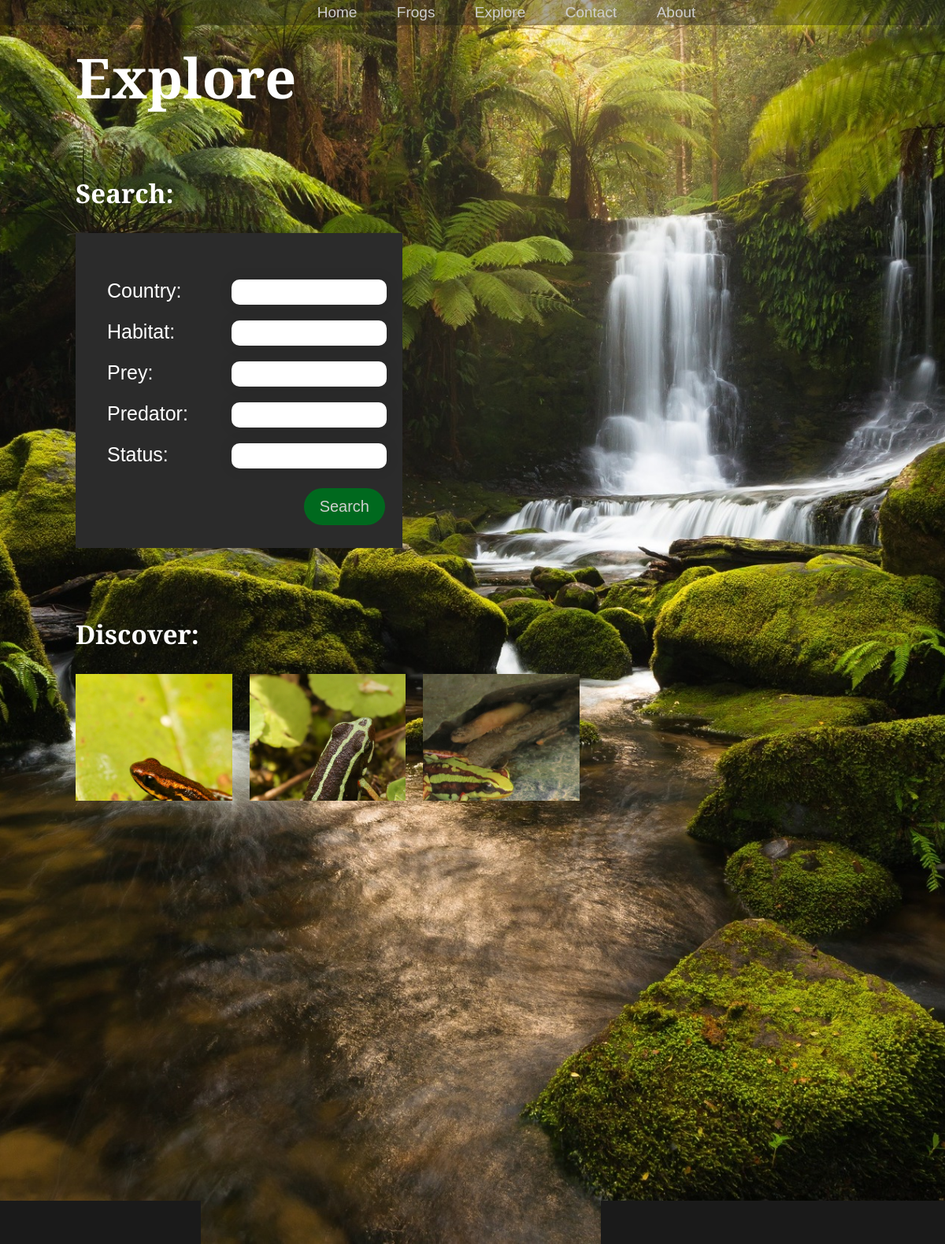
/explore, run on the app's committed database.
### tables this page shows
CREATE TABLE frogs (id INTEGER PRIMARY KEY AUTOINCREMENT, name VARCHAR, image TEXT, description TEXT, scientific_name VARCHAR, min_size NUMERIC, max_size NUMERIC, status INTEGER REFERENCES statuses (id));

### routes.py (the view)
@app.route('/explore', methods=['GET', 'POST'])
def explore():
    if request.method == "POST":
        data = dict(request.form)
        frogs = search_frogs(data['country'], data['habitat'], data['prey'], data['predator'], data['statuses'])
        sort_key = request.form.get('sort_key')
        return render_template("search.html", title="search results",
                               frogs=frogs, sort_key=sort_key, formData=data)
    else:
        frogs = get_random_frog(3)
        sortedResults = []
        queries = [['SELECT * FROM country'],
                   ['SELECT * FROM habitat'],
                   ['SELECT * FROM prey'],
                   ['SELECT * FROM predator'],
                   ['SELECT * FROM statuses']]
        fetchall = [True, True, True, True, True]
        countries, habitats, preys, predators, statuses = fetch_data(queries, fetchall)
        return render_template("explore.html",
                               title="Explore", frogs=frogs,
                               results=sortedResults, countries=countries,
                               habitats=habitats, preys=preys,
                               predators=predators, statuses=statuses)

### routes.py (called while the page is built)
def fetch_data(queries: list, fetchall: list):
    conn = sqlite3.connect('frog.db')
    cur = conn.cursor()
    results = []
    for index, query in enumerate(queries):
        try:
            cur.execute(query[0], query[1])
        except IndexError:
            cur.execute(query[0])
        if fetchall[index] is True:
            result = cur.fetchall()
        else:
            result = cur.fetchone()
        results.append(result)
    conn.close()
    return results

def get_random_frog(number: int):
    conn = sqlite3.connect('frog.db')
    cur = conn.cursor()
    cur.execute('SELECT id FROM frogs')   # gets list of possible ids that can be used
    ids = cur.fetchall()
    random_ids = random.sample(ids, k=number)   # selects random ids, k= number of ids selected
    parameters = ', '.join(['?'] * len(random_ids))
    cur.execute(f'SELECT * FROM frogs WHERE id IN ({parameters})', [id[0] for id in random_ids])
    frogs = cur.fetchall()
    conn.close()
    return frogs

### templates/explore.html (shortened to what this page needs)
{%extends "layout.html"%}
{%block content%}
<h1>Explore</h1>
<div class="explore">
    <div class = "inputs">
        <h2>Search:</h2>
        <div class = "input_container">
            <form method="post" id="explore">
                <h3>Country: <input list = "countries" name = "country" maxlength = "20" autocomplete="off"></h3>
                <h3>Habitat: <input list = "habitats" name = "habitat" maxlength = "20" autocomplete="off"></h3>
                <h3>Prey: <input list = "preys" name = "prey" maxlength = "20" autocomplete="off"></h3>
                <h3>Predator: <input list = "predators" name = "predator" maxlength = "20" autocomplete="off"></h3>
                <h3>Status: <input list = "status" name = "statuses" maxlength = "20" autocomplete="off"></h3>
                <h3><input type = "submit" value = "Search" class="button"></h3>
            </form>
        </div>
    </div>
    <div class = "discover">
        <h2>Discover:</h2>
        <div class = "random_frog_container">
            {%for item in frogs %}
                <div class = "random_frog_item">
                    <a href = "/frog/{{item[0]}}"><img src = "{{item[2]}}" />
                    <h3>{{item[1]}}</h3>
                    <h4>{{item[4]}}</h4>
                    </a>
                </div>
            {%endfor%}
        </div>
    </div>
</div>
{%endblock%}

### static/css/style.css (style rules this page uses)
body { margin: 0; min-height: 100vh; font-family: "Cormorant garamond", sans-serif; font-weight: 300; background: url("background.jpg") center/cover fixed no-repeat; color:#ffffff; display: flex; flex-direction: column; }
h1 { margin: 0; text-align: left; font-size: 70px; padding-left: 8%; padding-top: 50px; }
h2 { font-size: 33px; }
a { text-decoration: none; color: #cfcfcf; }
.button { font-family: "Cormorant garamond", sans-serif; font-size: 20px; color: #cfcfcf; background-color: #00691e; border: none; padding: 12px 20px; border-radius: 100px ; cursor: pointer; margin: 5px 2px; float: left; transition: all ease-in-out 180ms; }
.explore { display: flex; flex-wrap: wrap; column-gap: 60px; row-gap: 200px; margin: 50px 0 200px 8%; }
.explore .button { float:right; }
.inputs { width: 415px; margin: 0; height: 360px; }
.input_container { padding-top: 40px; width: 100%; height: 100%; background-color: #2b2b2b; }
.input_container h3 { margin: 19px 20px 23px 40px; font-size: 25px; font-weight: 5; }
.input_container input[list] { height: 12px; border: none; float: right; border-radius: 10px; padding: 10px; box-shadow:0 0 15px 4px rgba(0,0,0,0.06); }
.discover { width: 60%; margin: 0 ; color: #ffffff; }
.random_frog_item img { object-fit: cover; width: 100%; height: 70%; }
.random_frog_container { display: flex; gap: 22px; height: 400px; }
.random_frog_item { width: 30%; background-color: #2b2b2b; transition: all ease-in-out 250ms; }
.random_frog_container h3 { padding-left: 10px; font-size: 22px; font-weight: 100; margin: 0; }
.random_frog_container h4 { font-style: italic; font-weight: 1; padding-left: 15px; margin: 0; }

### data on the page
frogs: shows a picture, name "Blue-bellied poison frog", scientific_name "Andinobates minutus"
frogs: shows a picture, name "Anthony’s poison arrow frog", scientific_name "Epipedobates anthonyi"
frogs: shows a picture, name "Phantasmal poison frog", scientific_name "Epipedobates tricolor"
